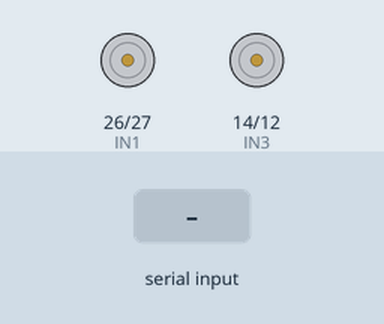
Simulated run of this sketch. Board: ESP32. On the bench: motor-driver pin pairs drawn as motors (green arrow = first pin HIGH = forward, orange = second pin HIGH = backward, longer = more drive, scaled by the enable pin). Inputs (shaded band) come from the test bench. Nothing arrives over Bluetooth unless stated; what the sketch prints to the serial monitor is not drawn.

Above: at 1.2 s.
1.3 s: "F" received over Serial
At 2.5 s:
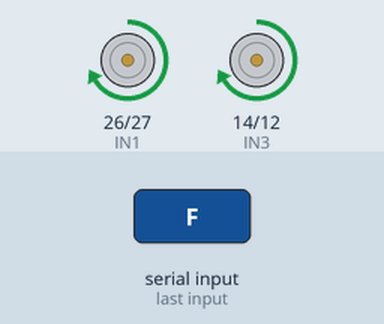
2.8 s: "B" received over the second serial link
At 3.8 s:
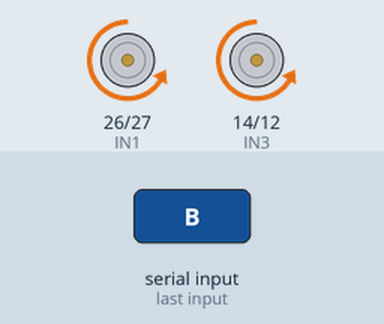
4.3 s: "L" received over Serial
At 4.9 s:
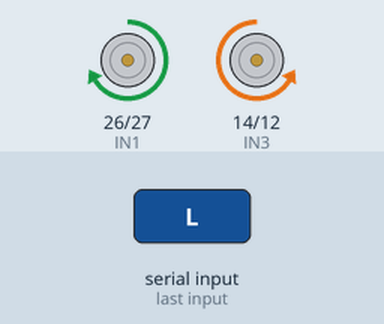
5.8 s: "R" received over the second serial link
At 6.1 s:
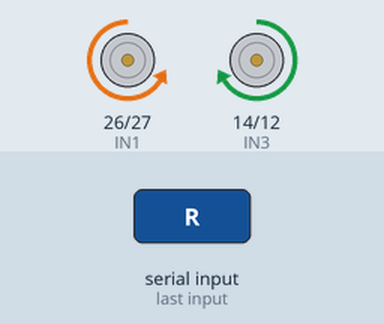
7.3 s: "G" received over Serial
At 8.4 s:
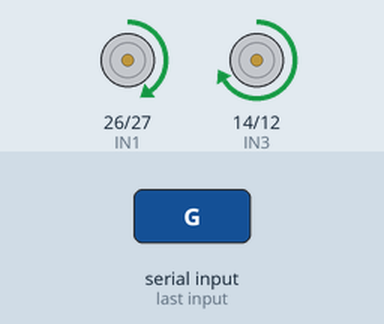
8.8 s: "I" received over the second serial link
At 9.5 s:
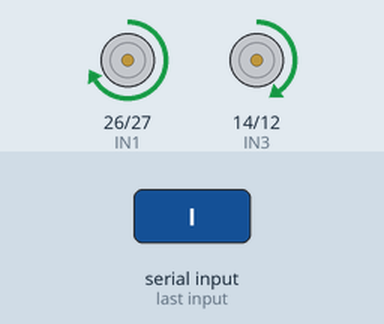
Timing chart, 0 to 11.3 s (numbered marks = the images above; inputs shaded):
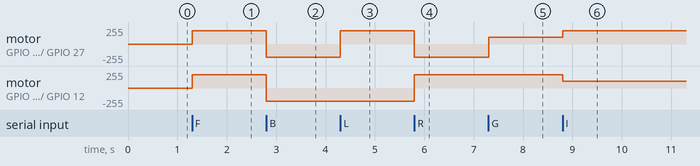

Measured:
- after the input at 1.3 s, motor on GPIO 26 (IN1) / GPIO 27 (IN2), motor on GPIO 14 (IN3) / GPIO 12 (IN4): stopped → forward 200/255 at once
- after the input at 2.8 s, motor on GPIO 26 (IN1) / GPIO 27 (IN2), motor on GPIO 14 (IN3) / GPIO 12 (IN4): forward 200/255 → backward 200/255 at once
- after the input at 4.3 s, motor on GPIO 26 (IN1) / GPIO 27 (IN2): backward 200/255 → forward 200/255 at once
- after the input at 5.8 s, motor on GPIO 26 (IN1) / GPIO 27 (IN2): forward 200/255 → backward 200/255 at once; motor on GPIO 14 (IN3) / GPIO 12 (IN4): backward 200/255 → forward 200/255 at once
- after the input at 7.3 s, motor on GPIO 26 (IN1) / GPIO 27 (IN2): backward 200/255 → forward 100/255 at once
- after the input at 8.8 s, motor on GPIO 26 (IN1) / GPIO 27 (IN2): forward 100/255 → forward 200/255 at once; motor on GPIO 14 (IN3) / GPIO 12 (IN4): forward 200/255 → forward 100/255 at once

The sketch:

esp_rc.ino
```cpp
// ZAN Tech Bluetooth RC Car - ESP32 with Built-in Bluetooth
#include "BluetoothSerial.h"

#if !defined(CONFIG_BT_ENABLED) || !defined(CONFIG_BLUEDROID_ENABLED)
#error Bluetooth is not enabled! Enable it in Tools > Board menu or partition scheme.
#endif

BluetoothSerial SerialBT;

#define ENA 25
#define IN1 26
#define IN2 27
#define IN3 14
#define IN4 12
#define ENB 13

char command;
int speed_left = 200;
int speed_right = 200;

void setup() {
  Serial.begin(9600);
  SerialBT.begin("ZAN_Tech_Car");  // Bluetooth device name shown when pairing

  pinMode(ENA, OUTPUT);
  pinMode(IN1, OUTPUT);
  pinMode(IN2, OUTPUT);
  pinMode(IN3, OUTPUT);
  pinMode(IN4, OUTPUT);
  pinMode(ENB, OUTPUT);

  Serial.println("Car ready. Pair with 'ZAN_Tech_Car' via Bluetooth.");
  Serial.println("Send: F B L R I G H J S | speed 1-9,q");
}

void loop() {
  if (SerialBT.available() > 0) {
    command = SerialBT.read();
    handleCommand(command);
  }

  // Optional: also allow testing via USB Serial Monitor
  if (Serial.available() > 0) {
    command = Serial.read();
    handleCommand(command);
  }
}

void handleCommand(char command) {
  switch (command) {
    case 'F': forward();       break;
    case 'B': backward();      break;
    case 'L': right();         break;
    case 'R': left();          break;
    case 'G': forward_left();  break;
    case 'I': forward_right(); break;
    case 'H': back_left();     break;
    case 'J': back_right();    break;
    case 'S': stopy();         break;

    case '1': speed_left = 20;  speed_right = 20;  break;
    case '2': speed_left = 40;  speed_right = 40;  break;
    case '3': speed_left = 60;  speed_right = 60;  break;
    case '4': speed_left = 80;  speed_right = 80;  break;
    case '5': speed_left = 100; speed_right = 100; break;
    case '6': speed_left = 120; speed_right = 120; break;
    case '7': speed_left = 140; speed_right = 140; break;
    case '8': speed_left = 160; speed_right = 160; break;
    case '9': speed_left = 200; speed_right = 200; break;
    case 'q': speed_left = 255; speed_right = 255; break;
  }
}

// ===== MOVEMENT FUNCTIONS =====

void forward() {
  analogWrite(ENA, speed_left);
  digitalWrite(IN1, HIGH);
  digitalWrite(IN2, LOW);

  analogWrite(ENB, speed_right);
  digitalWrite(IN3, HIGH);
  digitalWrite(IN4, LOW);
}

void backward() {
  analogWrite(ENA, speed_left);
  digitalWrite(IN1, LOW);
  digitalWrite(IN2, HIGH);

  analogWrite(ENB, speed_right);
  digitalWrite(IN3, LOW);
  digitalWrite(IN4, HIGH);
}

void left() {
  analogWrite(ENA, speed_left);
  digitalWrite(IN1, LOW);
  digitalWrite(IN2, HIGH);

  analogWrite(ENB, speed_right);
  digitalWrite(IN3, HIGH);
  digitalWrite(IN4, LOW);
}

void right() {
  analogWrite(ENA, speed_left);
  digitalWrite(IN1, HIGH);
  digitalWrite(IN2, LOW);

  analogWrite(ENB, speed_right);
  digitalWrite(IN3, LOW);
  digitalWrite(IN4, HIGH);
}

void forward_left() {
  analogWrite(ENA, speed_left / 2);
  digitalWrite(IN1, HIGH);
  digitalWrite(IN2, LOW);

  analogWrite(ENB, speed_right);
  digitalWrite(IN3, HIGH);
  digitalWrite(IN4, LOW);
}

void forward_right() {
  analogWrite(ENA, speed_left);
  digitalWrite(IN1, HIGH);
  digitalWrite(IN2, LOW);

  analogWrite(ENB, speed_right / 2);
  digitalWrite(IN3, HIGH);
  digitalWrite(IN4, LOW);
}

void back_left() {
  analogWrite(ENA, speed_left / 2);
  digitalWrite(IN1, LOW);
  digitalWrite(IN2, HIGH);

  analogWrite(ENB, speed_right);
  digitalWrite(IN3, LOW);
  digitalWrite(IN4, HIGH);
}

void back_right() {
  analogWrite(ENA, speed_left);
  digitalWrite(IN1, LOW);
  digitalWrite(IN2, HIGH);

  analogWrite(ENB, speed_right / 2);
  digitalWrite(IN3, LOW);
  digitalWrite(IN4, HIGH);
}

void stopy() {
  analogWrite(ENA, 0);
  analogWrite(ENB, 0);
}
```
